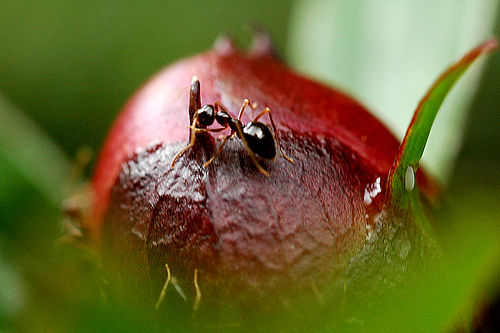
#> input picture src/data/ants_1/11381045_b352a47d8c.jpg, 500 x 333 px; its folder holds only this picture in this run
$ jupyter execute --allow-errors 5.3.ipynb
#> lines starting #> are read from the running program, lines starting #| are printed output that depends on the picture
#> `img = cv2.imread('../data/' + d + '/' + f, 0)`:
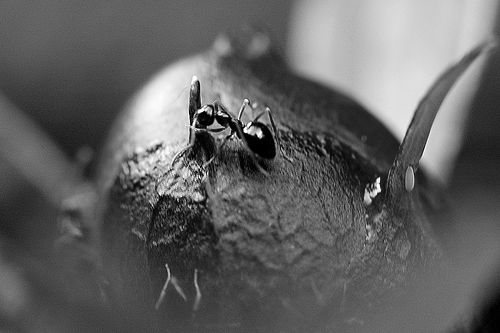
#> img: shape (333, 500); min 0, max 255, mean 97.9
#> `img = cv2.resize(img, (128, 128))`:
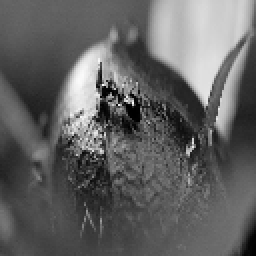
#> img: shape (128, 128) (shown 2 times larger); min 0, max 253, mean 97.8
#> `img = np.array(img).flatten().tolist()`: img = 16384 values, max 253 at index 5427, min 0 at index 5944, mean 97.75
[cell 1]
import os
import cv2
import numpy as np

dirs = ['ants_1', 'bees']
pixels = []
labels = []
cnt =0
#> (the rest of this cell did not finish here and is left out)

[cell 2]
pixels = np.array(pixels)/255.0

pixels = pixels.reshape([-1, 128,128, 1])
labels = np.array(labels)

print(pixels.shape)
#| (1, 128, 128, 1)
#> further down, img is the input picture: shape (333, 500, 3); mean B, G, R 50.1, 101.9, 108.3
#> `img = cv2.resize(img,(128, 128))`:
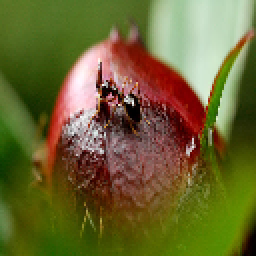
#> img: shape (128, 128, 3) (shown 2 times larger); mean B, G, R 50, 101.8, 108.2
#> `b, g, r = cv2.split(img)`:
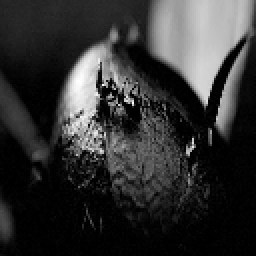
#> b: shape (128, 128) (shown 2 times larger); min 0, max 255, mean 50
#> `b, g, r = cv2.split(img)`:
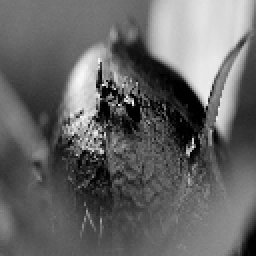
#> g: shape (128, 128) (shown 2 times larger); min 0, max 255, mean 101.8
#> `b, g, r = cv2.split(img)`:
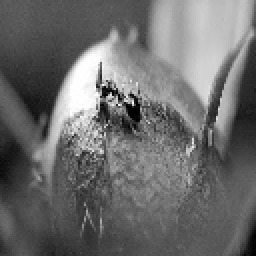
#> r: shape (128, 128) (shown 2 times larger); min 0, max 255, mean 108.2
print(labels[0])

[cell 3]
from sklearn.model_selection import train_test_split

#> (the rest of this cell did not finish here and is left out)

연습문제 7

[cell 4]
pixels2 = []
labels2 = []
path ='../data/'

#> (the rest of this cell did not finish here and is left out)

이미지 반전

[cell 5]
img = cv2.imread('../data/ants_1/0013035.jpg')

x_img = cv2.flip(img, 0)
y_img = cv2.flip(img, 1)
z_img = cv2.flip(img, -1)

cv2.imwrite('x_img.jpg', x_img)
cv2.imwrite('y_img.jpg', y_img)
cv2.imwrite('z_img.jpg', z_img)
#> Out = True
